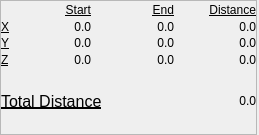
  <widget class="QDockWidget" name="moveInformationDockWidget">
   <property name="minimumSize">
    <size>
     <width>259</width>
     <height>135</height>
    </size>
   </property>
   <property name="maximumSize">
    <size>
     <width>300</width>
     <height>135</height>
    </size>
   </property>
   <property name="features">
    <set>QDockWidget::DockWidgetClosable|QDockWidget::DockWidgetMovable</set>
   </property>
   <property name="windowTitle">
    <string>Current Move</string>
   </property>
   <attribute name="dockWidgetArea">
    <number>2</number>
   </attribute>
   <widget class="QWidget" name="dockWidgetContents_7">
    <property name="enabled">
     <bool>true</bool>
    </property>
    <layout class="QVBoxLayout" name="verticalLayout_9" stretch="0">
     <property name="spacing">
      <number>0</number>
     </property>
     <property name="leftMargin">
      <number>0</number>
     </property>
     <property name="topMargin">
      <number>0</number>
     </property>
     <property name="rightMargin">
      <number>2</number>
     </property>
     <property name="bottomMargin">
      <number>0</number>
     </property>
     <item>
      <widget class="QFrame" name="frame_4">
       <property name="frameShape">
        <enum>QFrame::StyledPanel</enum>
       </property>
       <property name="frameShadow">
        <enum>QFrame::Raised</enum>
       </property>
       <layout class="QVBoxLayout" name="verticalLayout_6">
        <property name="spacing">
         <number>0</number>
        </property>
        <property name="leftMargin">
         <number>0</number>
        </property>
        <property name="topMargin">
         <number>0</number>
        </property>
        <property name="rightMargin">
         <number>0</number>
        </property>
        <property name="bottomMargin">
         <number>0</number>
        </property>
        <item>
         <layout class="QGridLayout" name="gridLayout_10" columnstretch="0,1,1,1">
          <item row="2" column="0">
           <widget class="QLabel" name="label_29">
            <property name="font">
             <font>
              <underline>true</underline>
             </font>
            </property>
            <property name="text">
             <string>Y</string>
            </property>
           </widget>
          </item>
          <item row="0" column="1">
           <widget class="QLabel" name="label_35">
            <property name="font">
             <font>
              <underline>true</underline>
             </font>
            </property>
            <property name="layoutDirection">
             <enum>Qt::LeftToRight</enum>
            </property>
            <property name="text">
             <string>Start</string>
            </property>
            <property name="alignment">
             <set>Qt::AlignRight|Qt::AlignTrailing|Qt::AlignVCenter</set>
            </property>
           </widget>
          </item>
          <item row="1" column="0">
           <widget class="QLabel" name="label_26">
            <property name="font">
             <font>
              <underline>true</underline>
             </font>
            </property>
            <property name="text">
             <string>X</string>
            </property>
           </widget>
          </item>
          <item row="0" column="2">
           <widget class="QLabel" name="label_36">
            <property name="font">
             <font>
              <underline>true</underline>
             </font>
            </property>
            <property name="text">
             <string>End</string>
            </property>
            <property name="alignment">
             <set>Qt::AlignRight|Qt::AlignTrailing|Qt::AlignVCenter</set>
            </property>
           </widget>
          </item>
          <item row="3" column="0">
           <widget class="QLabel" name="label_37">
            <property name="font">
             <font>
              <underline>true</underline>
             </font>
            </property>
            <property name="text">
             <string>Z</string>
            </property>
           </widget>
          </item>
          <item row="1" column="1">
           <widget class="QLabel" name="xStartMoveLabel">
            <property name="text">
             <string>0.0</string>
            </property>
            <property name="alignment">
             <set>Qt::AlignRight|Qt::AlignTrailing|Qt::AlignVCenter</set>
            </property>
           </widget>
          </item>
          <item row="1" column="2">
           <widget class="QLabel" name="xEndMoveLabel">
            <property name="text">
             <string>0.0</string>
            </property>
            <property name="alignment">
             <set>Qt::AlignRight|Qt::AlignTrailing|Qt::AlignVCenter</set>
            </property>
           </widget>
          </item>
          <item row="2" column="1">
           <widget class="QLabel" name="yStartMoveLabel">
            <property name="text">
             <string>0.0</string>
            </property>
            <property name="alignment">
             <set>Qt::AlignRight|Qt::AlignTrailing|Qt::AlignVCenter</set>
            </property>
           </widget>
          </item>
          <item row="2" column="2">
           <widget class="QLabel" name="yEndMoveLabel">
            <property name="text">
             <string>0.0</string>
            </property>
            <property name="alignment">
             <set>Qt::AlignRight|Qt::AlignTrailing|Qt::AlignVCenter</set>
            </property>
           </widget>
          </item>
          <item row="3" column="1">
           <widget class="QLabel" name="zStartMoveLabel">
            <property name="text">
             <string>0.0</string>
            </property>
            <property name="alignment">
             <set>Qt::AlignRight|Qt::AlignTrailing|Qt::AlignVCenter</set>
            </property>
           </widget>
          </item>
          <item row="3" column="2">
           <widget class="QLabel" name="zEndMoveLabel">
            <property name="text">
             <string>0.0</string>
            </property>
            <property name="alignment">
             <set>Qt::AlignRight|Qt::AlignTrailing|Qt::AlignVCenter</set>
            </property>
           </widget>
          </item>
          <item row="0" column="3">
           <widget class="QLabel" name="label_38">
            <property name="font">
             <font>
              <underline>true</underline>
             </font>
            </property>
            <property name="text">
             <string>Distance</string>
            </property>
            <property name="alignment">
             <set>Qt::AlignRight|Qt::AlignTrailing|Qt::AlignVCenter</set>
            </property>
           </widget>
          </item>
          <item row="1" column="3">
           <widget class="QLabel" name="xMoveDistanceLabel">
            <property name="text">
             <string>0.0</string>
            </property>
            <property name="alignment">
             <set>Qt::AlignRight|Qt::AlignTrailing|Qt::AlignVCenter</set>
            </property>
           </widget>
          </item>
          <item row="2" column="3">
           <widget class="QLabel" name="yMoveDistanceLabel">
            <property name="text">
             <string>0.0</string>
            </property>
            <property name="alignment">
             <set>Qt::AlignRight|Qt::AlignTrailing|Qt::AlignVCenter</set>
            </property>
           </widget>
          </item>
          <item row="3" column="3">
           <widget class="QLabel" name="zMoveDistanceLabel">
            <property name="text">
             <string>0.0</string>
            </property>
            <property name="alignment">
             <set>Qt::AlignRight|Qt::AlignTrailing|Qt::AlignVCenter</set>
            </property>
           </widget>
          </item>
         </layout>
        </item>
        <item>
         <layout class="QGridLayout" name="gridLayout">
          <item row="0" column="0">
           <widget class="QLabel" name="label_39">
            <property name="font">
             <font>
              <pointsize>12</pointsize>
              <underline>true</underline>
             </font>
            </property>
            <property name="text">
             <string>Total Distance</string>
            </property>
           </widget>
          </item>
          <item row="0" column="1">
           <widget class="QLabel" name="moveTotalDistanceLabel">
            <property name="text">
             <string>0.0</string>
            </property>
            <property name="alignment">
             <set>Qt::AlignRight|Qt::AlignTrailing|Qt::AlignVCenter</set>
            </property>
           </widget>
          </item>
         </layout>
        </item>
       </layout>
      </widget>
     </item>
    </layout>
   </widget>
  </widget>
